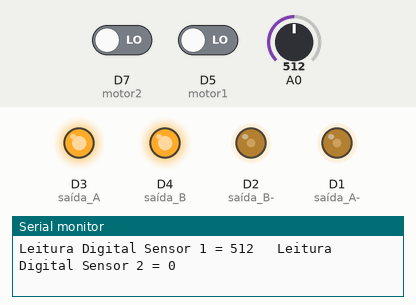
The sketch below on a simulated ESP8266 (NodeMCU). On the bench: output pins drawn as LEDs (lit = HIGH), the last lines printed to the serial monitor. The test bench sets the inputs (shaded band); at power-on: D5 (motor1) LOW, D7 (motor2) LOW, A0 = 512.

Above: at 1.2 s.
1.3 s: D5 (motor1) driven HIGH
At 2.5 s:
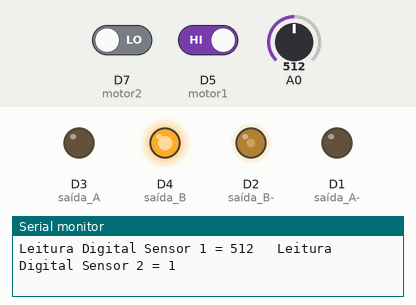
2.8 s: D7 (motor2) driven HIGH
At 3.3 s:
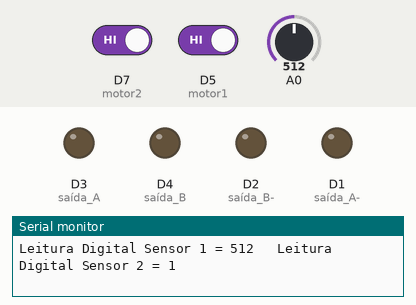
4.3 s: D5 (motor1) driven LOW
At 5.1 s:
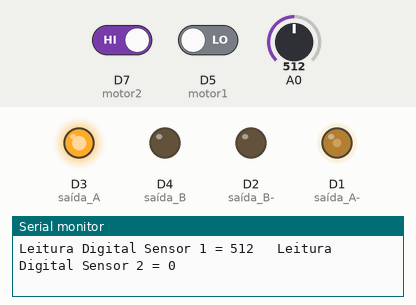
5.8 s: A0 set to 104
8.8 s: A0 set to 94
11.8 s: D7 (motor2) driven LOW
At 12.1 s:
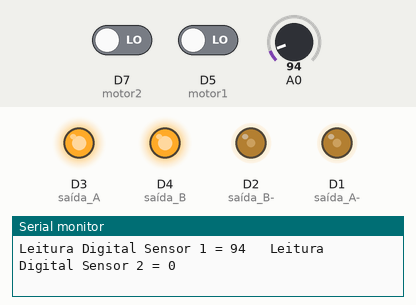
Timing chart, 0 to 14.8 s (numbered marks = the images above; inputs shaded):
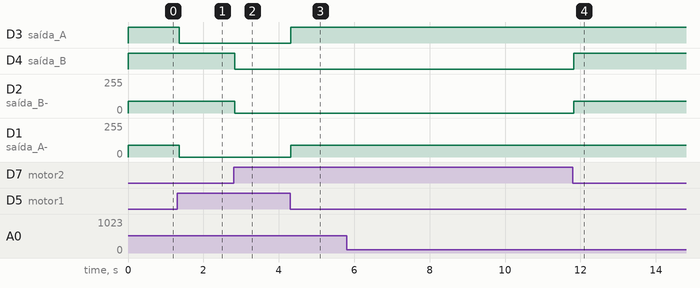

The sketch:

Line_Follower_Cart.ino
```cpp
// Declaração dos pinos para controle dos motores
const int motor1 = D5; // Sensor 1 que contra o motor 1
const int motor2 = D7; // Sensor 2 que contra o motor 2

void setup() {
    // Inicializa a comunicação serial para monitoramento
    Serial.begin(9600);

    // Configura os sensores como entrada
    pinMode(motor1, INPUT);
    pinMode(motor2, INPUT);

    // Configuração das saídas para o Motor 1
    pinMode(5, OUTPUT); // saída A-
    pinMode(0, OUTPUT); // saída A+

    // Configuração das saídas para o Motor 2
    pinMode(4, OUTPUT); // saída B-
    pinMode(2, OUTPUT); // saída B+
}

void loop() {
    // Monitoramento dos valores lidos pelos sensores
    Serial.print("Leitura Digital Sensor 1 = ");
    Serial.print(analogRead(motor2));
    Serial.print("\t Leitura Digital Sensor 2 = ");
    Serial.println(digitalRead(motor1));

    // Controle do Motor 1
    if (digitalRead(motor2) < 1) {
        // Motor 1 girando no sentido horário
        analogWrite(4, 90);   // Define a velocidade do motor
        digitalWrite(2, HIGH); // Liga o motor no sentido horário
    } else {
        // Motor 1 girando no sentido anti-horário
        analogWrite(4, 0);     // Define a velocidade do motor como 0
        digitalWrite(2, LOW);  // Desliga o motor
    }

    // Controle do Motor 2
    if (digitalRead(motor1) < 1) {
        // Motor 2 girando no sentido horário
        analogWrite(5, 90);   // Define a velocidade do motor
        digitalWrite(0, HIGH); // Liga o motor no sentido horário
    } else {
        // Motor 2 girando no sentido anti-horário
        analogWrite(5, 0);     // Define a velocidade do motor como 0
        digitalWrite(0, LOW);  // Desliga o motor
    }
}
```

Measured:
- after the input at 1.3 s, D3 (saída_A): HIGH → LOW after 0.05 s; D1 (saída_A-): 90/255 → 0/255 after 0.05 s
- after the input at 2.8 s, D4 (saída_B): HIGH → LOW at once; D2 (saída_B-): 90/255 → 0/255 at once
- after the input at 4.3 s, D3 (saída_A): LOW → HIGH at once; D1 (saída_A-): 0/255 → 90/255 at once
- after the input at 11.8 s, D4 (saída_B): LOW → HIGH at once; D2 (saída_B-): 0/255 → 90/255 at once
